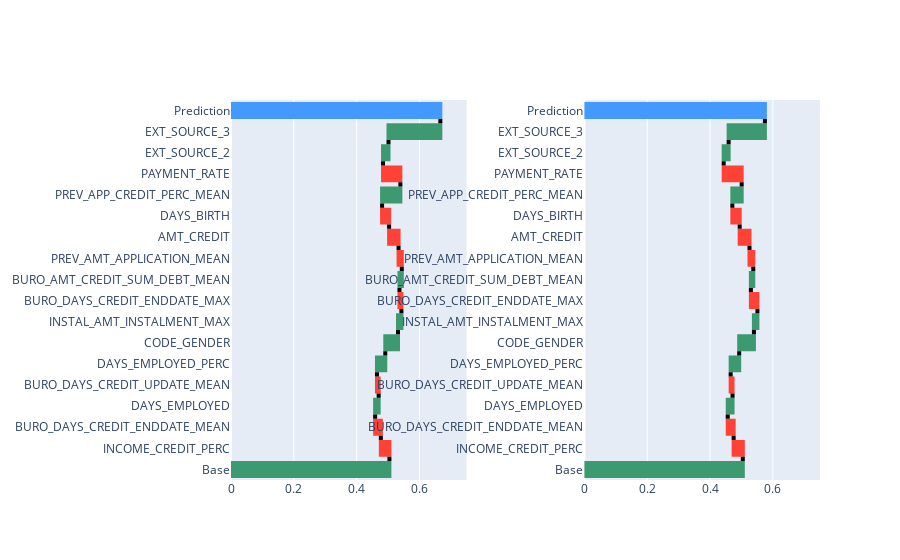

The notebook cell saved with this chart:
### Code cell
fig = make_subplots(rows=1, cols=2, horizontal_spacing=0.2, )
contribs = pd.concat((contribs_w_source.loc[['Base']],contribs_w_source.loc[sorted_feat_w_score], contribs_w_source.loc[['Prediction']]))
trace = go.Waterfall(
            name = "Prediction", #orientation = "h", 
            measure = ["relative"] * (len(contribs)-1) + ["total"],
            y = contribs.index,
            x = contribs.Contributions, orientation='h',
            connector = {"mode":"between", "line":{"width":4, "color":"rgb(0, 0, 0)", "dash":"solid"}})
fig.add_trace(trace, row=1, col=1)

contribs = pd.concat((contribs_wo_source.loc[['Base']],contribs_wo_source.loc[sorted_feat_wo_score], contribs_wo_source.loc[['Prediction']]))
trace = go.Waterfall(
            name = "Prediction", #orientation = "h", 
            measure = ["relative"] * (len(contribs)-1) + ["total"],
            y = contribs.index,
            x = contribs.Contributions, orientation='h',
            connector = {"mode":"between", "line":{"width":4, "color":"rgb(0, 0, 0)", "dash":"solid"}})
#fig.add_trace(trace, row=1, col=2)

contribs = pd.concat((contribs_w_source1.loc[['Base']],contribs_w_source1.loc[sorted_feat_w_score], contribs_w_source1.loc[['Prediction']]))
trace = go.Waterfall(
            name = "Prediction", #orientation = "h", 
            measure = ["relative"] * (len(contribs)-1) + ["total"],
            y = contribs.index,
            x = contribs.Contributions, orientation='h',
            connector = {"mode":"between", "line":{"width":4, "color":"rgb(0, 0, 0)", "dash":"solid"}})
fig.add_trace(trace, row=1, col=2)

contribs = pd.concat((contribs_wo_source2.loc[['Base']],contribs_wo_source2.loc[sorted_feat_wo_score], contribs_wo_source2.loc[['Prediction']]))
trace = go.Waterfall(
            name = "Prediction", #orientation = "h", 
            measure = ["relative"] * (len(contribs)-1) + ["total"],
            y = contribs.index,
            x = contribs.Contributions, orientation='h',
            connector = {"mode":"between", "line":{"width":4, "color":"rgb(0, 0, 0)", "dash":"solid"}})
#fig.add_trace(trace, row=2, col=2)
fig.update_xaxes(range=[0, 0.75])
fig.update_layout(
    showlegend=False,
    #height=1000
    )

### Figure 1 — Plotly figure (JSON) as saved in the notebook; plotly's stock layout.template omitted (floating-point values rounded to 4 significant figures)
{"data": [{"connector": {"line": {"color": "rgb(0, 0, 0)", "dash": "solid", "width": 4}, "mode": "between"}, "measure": ["relative", "relative", "relative", "relative", "relative", "relative", "relative", "relative", "relative", "relative", "relative", "relative", "relative", "relative", "relative", "relative", "relative", "total"], "name": "Prediction", "orientation": "h", "type": "waterfall", "x": [0.5043, -0.02724, -0.01823, 0.0113, -0.005376, 0.02643, 0.04053, 0.01085, -0.006199, 0.007395, -0.01027, -0.03016, -0.0223, 0.05817, -0.05512, 0.01735, 0.165, 0.6664], "xaxis": "x", "y": ["Base", "INCOME_CREDIT_PERC", "BURO_DAYS_CREDIT_ENDDATE_MEAN", "DAYS_EMPLOYED", "BURO_DAYS_CREDIT_UPDATE_MEAN", "DAYS_EMPLOYED_PERC", "CODE_GENDER", "INSTAL_AMT_INSTALMENT_MAX", "BURO_DAYS_CREDIT_ENDDATE_MAX", "BURO_AMT_CREDIT_SUM_DEBT_MEAN", "PREV_AMT_APPLICATION_MEAN", "AMT_CREDIT", "DAYS_BIRTH", "PREV_APP_CREDIT_PERC_MEAN", "PAYMENT_RATE", "EXT_SOURCE_2", "EXT_SOURCE_3", "Prediction"], "yaxis": "y"}, {"connector": {"line": {"color": "rgb(0, 0, 0)", "dash": "solid", "width": 4}, "mode": "between"}, "measure": ["relative", "relative", "relative", "relative", "relative", "relative", "relative", "relative", "relative", "relative", "relative", "relative", "relative", "relative", "relative", "relative", "relative", "total"], "name": "Prediction", "orientation": "h", "type": "waterfall", "x": [0.5043, -0.02915, -0.01878, 0.01525, -0.005954, 0.02711, 0.04691, 0.01111, -0.02075, 0.007598, -0.01206, -0.0312, -0.02335, 0.0297, -0.0573, 0.01579, 0.1154, 0.5746], "xaxis": "x2", "y": ["Base", "INCOME_CREDIT_PERC", "BURO_DAYS_CREDIT_ENDDATE_MEAN", "DAYS_EMPLOYED", "BURO_DAYS_CREDIT_UPDATE_MEAN", "DAYS_EMPLOYED_PERC", "CODE_GENDER", "INSTAL_AMT_INSTALMENT_MAX", "BURO_DAYS_CREDIT_ENDDATE_MAX", "BURO_AMT_CREDIT_SUM_DEBT_MEAN", "PREV_AMT_APPLICATION_MEAN", "AMT_CREDIT", "DAYS_BIRTH", "PREV_APP_CREDIT_PERC_MEAN", "PAYMENT_RATE", "EXT_SOURCE_2", "EXT_SOURCE_3", "Prediction"], "yaxis": "y2"}], "layout": {"showlegend": false, "xaxis": {"anchor": "y", "domain": [0, 0.4], "range": [0, 0.75]}, "xaxis2": {"anchor": "y2", "domain": [0.6, 1], "range": [0, 0.75]}, "yaxis": {"anchor": "x", "domain": [0, 1]}, "yaxis2": {"anchor": "x2", "domain": [0, 1]}}}
